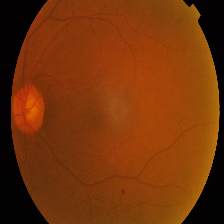
#> input picture Mild/0024cdab0c1e.png, 224 x 224 px
$ python ivp_preprocessing.py
#> lines starting #> are read from the running program, lines starting #| are printed output that depends on the picture; after the words box and inside, x2 and y2 are one past the last pixel; in counts of white or black regions, pixels touching at a corner belong together
#> in full_ivp_pipeline, raw_bgr is the input picture: shape (224, 224, 3); mean B, G, R 9.7, 51.9, 117.7
import cv2
import numpy as np
from PIL import Image
import os
from src import config

def crop_image_from_gray(img, tol=7):
    """
    Auto-crop dark background pixels surrounding fundus image.
    """
#> called with tol = 7
    if img.ndim == 2:
        mask = img > tol
        return img[np.ix_(mask.any(1), mask.any(0))]
    elif img.ndim == 3:
        gray_img = cv2.cvtColor(img, cv2.COLOR_BGR2GRAY)
        mask = gray_img > tol
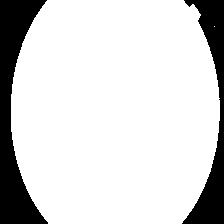
#> mask: shape (224, 224) bool; 83.4% white; 2 black regions, box (x1, y1, x2, y2) and area: (0, 0, 48, 224) 4947, (182, 0, 224, 224) 3407
        check_shape = img[:, :, 0][np.ix_(mask.any(1), mask.any(0))].shape
#> check_shape = (224, 209)
        if check_shape[0] == 0 or check_shape[1] == 0:
            return img
        else:
            img1 = img[:, :, 0][np.ix_(mask.any(1), mask.any(0))]
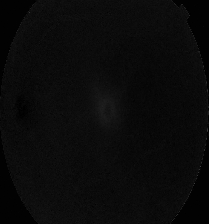
#> img1: shape (224, 209); min 0, max 64, mean 10.3
            img2 = img[:, :, 1][np.ix_(mask.any(1), mask.any(0))]
            img3 = img[:, :, 2][np.ix_(mask.any(1), mask.any(0))]
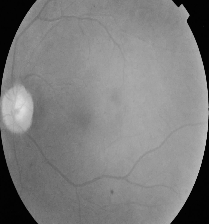
#> img3: shape (224, 209); min 0, max 224, mean 125.9
            return np.stack([img1, img2, img3], axis=-1)
    return img

def extract_green_channel(image_bgr):
    """
    Extract green channel which yields optimal contrast for retinal vessels & lesions.
    """
    return image_bgr[:, :, 1]
#> returned value: shape (224, 224)

def apply_clahe(gray_or_green, clip_limit=config.CLAHE_CLIP_LIMIT, tile_grid_size=config.CLAHE_TILE_GRID_SIZE):
    """
    Apply Contrast Limited Adaptive Histogram Equalization (CLAHE).
    """
#> called with clip_limit = 2, tile_grid_size = (8, 8)
    clahe = cv2.createCLAHE(clipLimit=clip_limit, tileGridSize=tile_grid_size)
    return clahe.apply(gray_or_green)
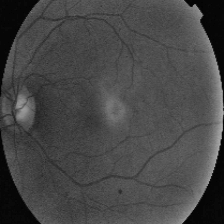
#> returned value: shape (224, 224); min 1, max 170, mean 70.3

def ben_graham_preprocessing(img_bgr, target_size=config.IMAGE_SIZE, sigma=config.BEN_GRAHAM_SIGMA):
    """
    Ben Graham's preprocessing method:
    Rescale image, crop black borders, subtract local average color to normalize illumination.
    """
#> called with target_size = (224, 224), sigma = 10
    cropped = crop_image_from_gray(img_bgr)
#> call 2 of crop_image_from_gray, with tol = 7
#> in crop_image_from_gray (call 2), `gray_img = cv2.cvtColor(img, cv2.COLOR_BGR2GRAY)`:
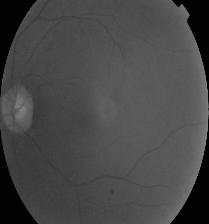
#> gray_img: shape (224, 209); min 0, max 131, mean 71.4
#> in crop_image_from_gray (call 2), `mask = gray_img > tol`:
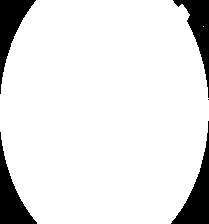
#> mask: shape (224, 209) bool; 89.3% white; 5 black regions (1 under 20 px), largest, box (x1, y1, x2, y2) and area: (171, 121, 209, 224) 1351, (0, 132, 37, 224) 1264, (0, 0, 36, 94) 1219, (173, 0, 209, 98) 1159
    resized = cv2.resize(cropped, target_size)

    # Subtract local mean color (Gaussian Blur blend)
    blurred = cv2.GaussianBlur(resized, (0, 0), sigmaX=target_size[0] / 30)
    enhanced = cv2.addWeighted(resized, 4, blurred, -4, 128)
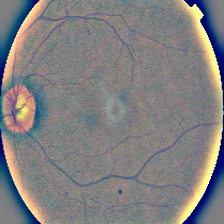
#> enhanced: shape (224, 224, 3); mean B, G, R 127.9, 127.8, 128.8
    return enhanced

def full_ivp_pipeline(img_input, target_size=config.IMAGE_SIZE):
    """
    Runs the complete Image Processing (IVP) pipeline and returns
    intermediate visual stages as well as the final normalized RGB image.

    Parameters:
        img_input: numpy array (BGR or RGB) or file path

    Returns:
        dict containing:
            - 'raw': original BGR
            - 'cropped': auto-cropped fundus
            - 'green_channel': green channel image
            - 'clahe': CLAHE enhanced green channel
            - 'ben_graham': Ben Graham method enhanced RGB
            - 'final_processed': final preprocessed RGB normalized for model input
    """
    if isinstance(img_input, str):
        if not os.path.exists(img_input):
            raise FileNotFoundError(f"Image not found at path: {img_input}")
        raw_bgr = cv2.imread(img_input)
    elif isinstance(img_input, np.ndarray):
        raw_bgr = img_input.copy()
        if raw_bgr.ndim == 2:
            raw_bgr = cv2.cvtColor(raw_bgr, cv2.COLOR_GRAY2BGR)
    else:
        raise ValueError("Input must be image file path or numpy array.")

    # 1. Crop dark borders
    cropped_bgr = crop_image_from_gray(raw_bgr)
    cropped_resized = cv2.resize(cropped_bgr, target_size)

    # 2. Extract Green Channel
    green = extract_green_channel(cropped_resized)

    # 3. Apply CLAHE on Green Channel
    clahe_enhanced = apply_clahe(green)

    # 4. Ben Graham Illumination Normalization
    ben_graham_bgr = ben_graham_preprocessing(cropped_bgr, target_size=target_size)

    # 5. Final RGB representation combining CLAHE & Ben Graham
    ben_graham_rgb = cv2.cvtColor(ben_graham_bgr, cv2.COLOR_BGR2RGB)

    return {
        'raw': raw_bgr,
        'cropped': cropped_resized,
        'green_channel': green,
        'clahe': clahe_enhanced,
        'ben_graham': ben_graham_rgb,
        'final_processed': ben_graham_rgb
    }

if __name__ == "__main__":
    print("Testing IVP Preprocessing Pipeline...")
    sample_path = os.path.join(config.DATASET_DIR, "Mild", "0024cdab0c1e.png")
    if os.path.exists(sample_path):
        results = full_ivp_pipeline(sample_path)
#> results = 6 items
        print("Success! Preprocessed image shape:", results['final_processed'].shape)
#| Success! Preprocessed image shape: (224, 224, 3)
    else:
        print("Sample image not found, pipeline definition validated.")

$ run again, with Mild/00cb6555d108.png copied over Mild/0024cdab0c1e.png
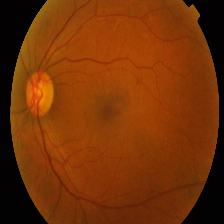
#> input picture Mild/00cb6555d108.png, 224 x 224 px
#> in full_ivp_pipeline, raw_bgr is the input picture: shape (224, 224, 3); mean B, G, R 6.6, 50.4, 116.9
#> in crop_image_from_gray, `mask = gray_img > tol`:
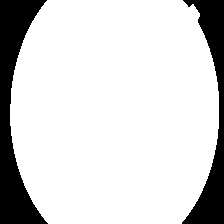
#> mask: shape (224, 224) bool; 83.4% white; 2 black regions, box (x1, y1, x2, y2) and area: (0, 0, 48, 224) 4834, (182, 0, 224, 224) 3495
#> gray_img: shape (224, 209)
#> mask: shape (224, 209) bool; 89.4% white; 4 black regions, box (x1, y1, x2, y2) and area: (0, 126, 38, 224) 1306, (0, 0, 37, 104) 1288, (172, 129, 209, 224) 1275, (173, 0, 209, 91) 1100
#> in ben_graham_preprocessing, `enhanced = cv2.addWeighted(resized, 4, blurred, -4, 128)`:
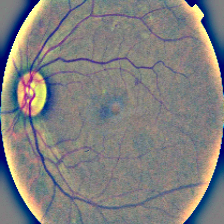
#> enhanced: shape (224, 224, 3); mean B, G, R 127.9, 127.8, 128.7
#> results = 6 items
#| Success! Preprocessed image shape: (224, 224, 3)

$ run again, with Mild/07a1c7073982.png copied over Mild/0024cdab0c1e.png
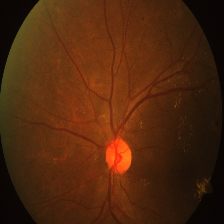
#> input picture Mild/07a1c7073982.png, 224 x 224 px
#> in full_ivp_pipeline, raw_bgr is the input picture: shape (224, 224, 3); mean B, G, R 13.5, 39.1, 79.8
#> in crop_image_from_gray, `mask = gray_img > tol`:
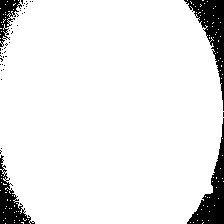
#> mask: shape (224, 224) bool; 91.9% white; 42 black regions (38 under 20 px), largest, box (x1, y1, x2, y2) and area: (184, 0, 224, 111) 1383, (187, 118, 224, 224) 1293, (0, 155, 35, 224) 871, (0, 0, 22, 47) 454
#> in ben_graham_preprocessing, `enhanced = cv2.addWeighted(resized, 4, blurred, -4, 128)`:
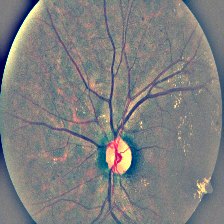
#> enhanced: shape (224, 224, 3); mean B, G, R 127.9, 127.8, 127.1
#> results = 6 items
#| Success! Preprocessed image shape: (224, 224, 3)

$ run again, with Mild/0a3202889f4d.png copied over Mild/0024cdab0c1e.png
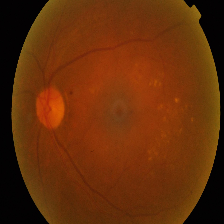
#> input picture Mild/0a3202889f4d.png, 224 x 224 px
#> in full_ivp_pipeline, raw_bgr is the input picture: shape (224, 224, 3); mean B, G, R 9.2, 45.9, 101.5
#> mask: shape (224, 224) bool; 83.4% white; 2 black regions, box (x1, y1, x2, y2) and area: (0, 0, 49, 224) 5108, (183, 0, 224, 224) 3221
#> gray_img: shape (224, 210)
#> mask: shape (224, 210) bool; 89% white; 6 black regions (2 under 20 px), largest, box (x1, y1, x2, y2) and area: (172, 116, 210, 224) 1352, (0, 0, 37, 107) 1326, (0, 124, 38, 224) 1317, (173, 0, 210, 105) 1196
#> in ben_graham_preprocessing, `enhanced = cv2.addWeighted(resized, 4, blurred, -4, 128)`:
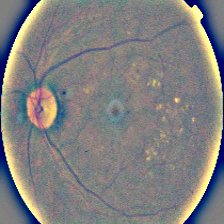
#> enhanced: shape (224, 224, 3); mean B, G, R 127.9, 127.7, 128.4
#> results = 6 items
#| Success! Preprocessed image shape: (224, 224, 3)
